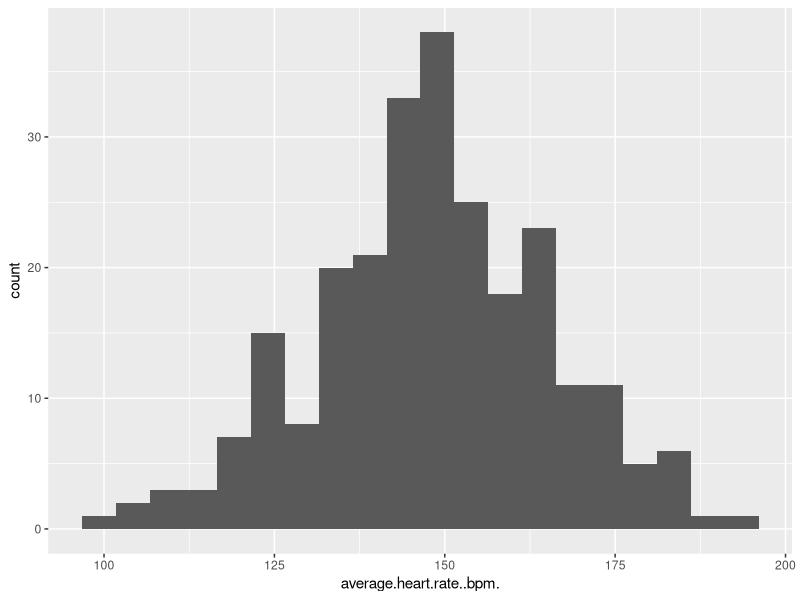
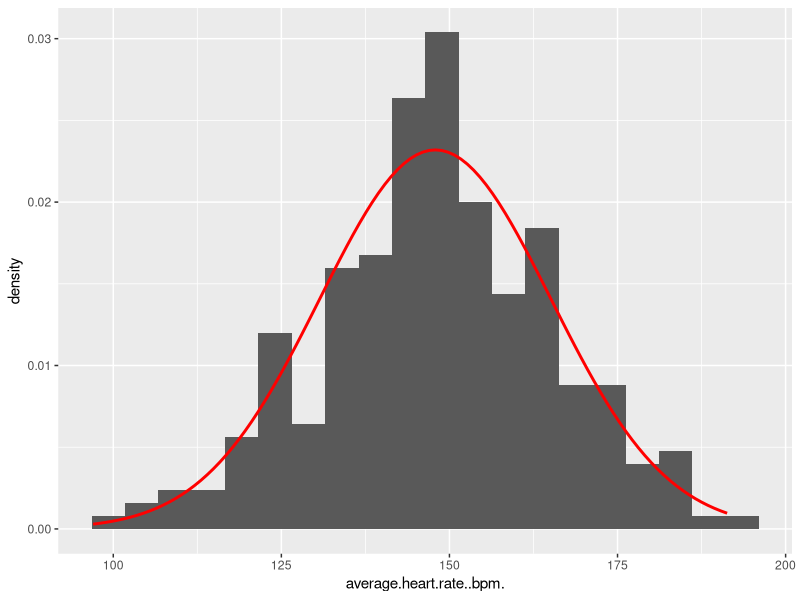
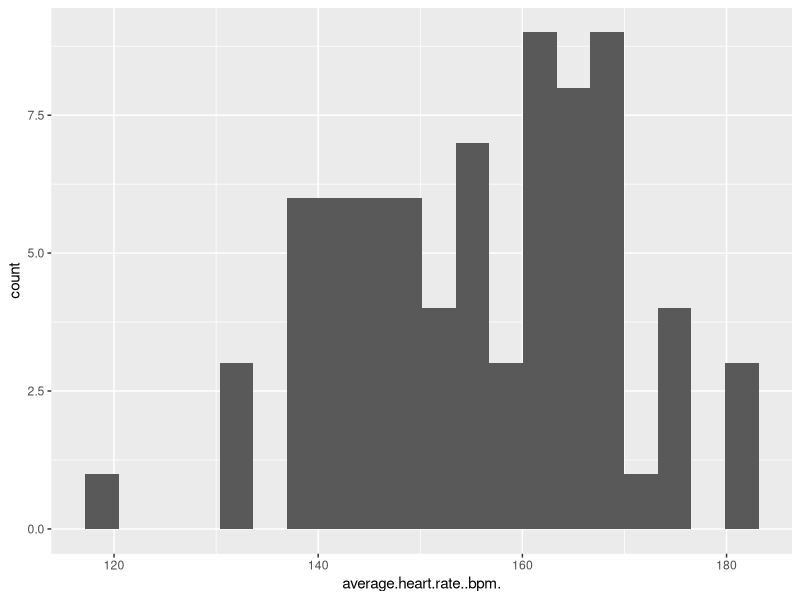
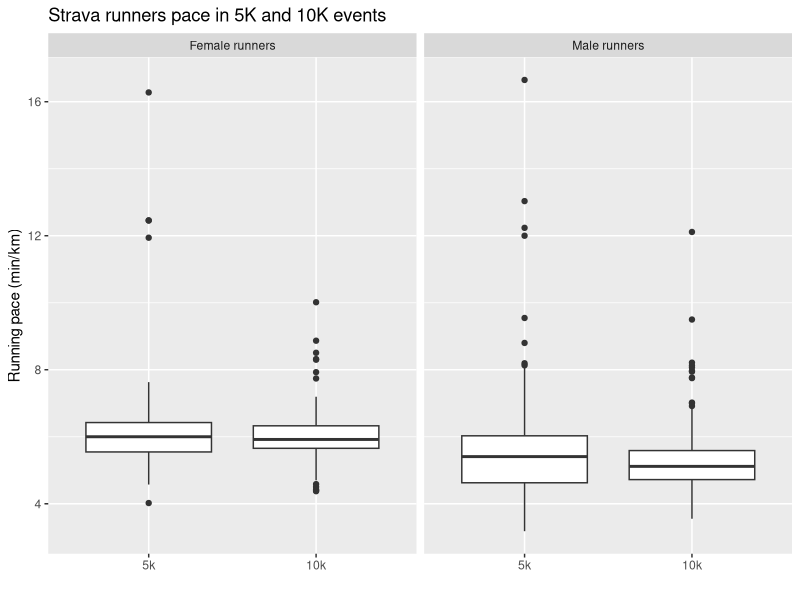
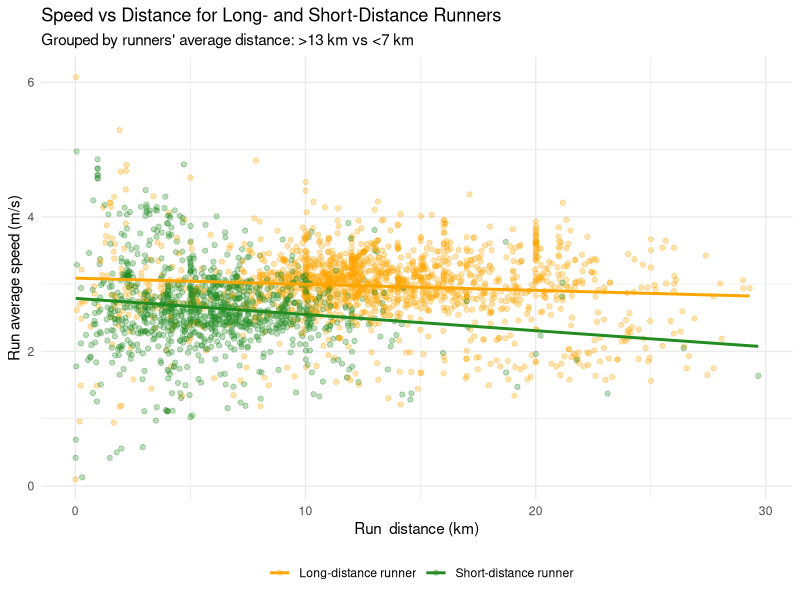

Here is the R script that generated these plots, in order:
## ---- chunk 1
knitr::opts_chunk$set(echo = TRUE)
library(tidyverse)
## ---- chunk 2
strava_runs <- read_csv("data/strava_runs.csv")
## ---- chunk 3
data_5k_10k <- strava_runs %>%
  mutate(
    event = case_when(
      distance..m. > 4998 & distance..m. < 5015  ~ "5k",
      distance..m. > 9998 & distance..m. < 10015 ~ "10k",
      TRUE ~ NA_character_
    )
  ) %>%
  filter(!is.na(event))
## ---- chunk 4
data_5k_10k %>% 
  filter(gender == "M") %>%
  filter(!is.na(average.heart.rate..bpm.)) %>%
  ggplot(aes(x = average.heart.rate..bpm.)) + 
  geom_histogram(bins = 20)
## ---- chunk 5
data_5k_10k %>%
  filter(gender == "M") %>%
  summarise(avg = mean(average.heart.rate..bpm., na.rm = TRUE),
            med = median(average.heart.rate..bpm., na.rm = TRUE),
            q25 = quantile(average.heart.rate..bpm., probs = 0.25, na.rm = TRUE),
            q75 = quantile(average.heart.rate..bpm., probs = 0.75, na.rm = TRUE),
            sd = sd(average.heart.rate..bpm., na.rm = TRUE),
            min = min(average.heart.rate..bpm., na.rm = TRUE), 
            max = max(average.heart.rate..bpm., na.rm = TRUE))
## ---- chunk 6
data_5k_10k %>% 
  filter(gender == "M") %>%
  filter(!is.na(average.heart.rate..bpm.)) %>%
  ggplot(aes(x = average.heart.rate..bpm.)) + 
  geom_histogram(aes(y = after_stat(density)),bins = 20)+
  stat_function(fun = dnorm,
                args = list(mean = 147.9, # using values estimated from summary
                            sd = 17.2),   # using values estimated from summary
                color = "red", linewidth = 1)
## ---- chunk 7
data_5k_10k %>% 
  filter(gender == "F") %>%
  filter(!is.na(average.heart.rate..bpm.)) %>%
  ggplot(aes(x = average.heart.rate..bpm.)) + 
  geom_histogram(bins = 20)
## ---- chunk 8
data_5k_10k %>%
  filter(gender == "F") %>%
  summarise(avg = mean(average.heart.rate..bpm., na.rm = TRUE),
            med = median(average.heart.rate..bpm., na.rm = TRUE),
            q25 = quantile(average.heart.rate..bpm., probs = 0.25, na.rm = TRUE),
            q75 = quantile(average.heart.rate..bpm., probs = 0.75, na.rm = TRUE),
            sd = sd(average.heart.rate..bpm., na.rm = TRUE),
            min = min(average.heart.rate..bpm., na.rm = TRUE), 
            max = max(average.heart.rate..bpm., na.rm = TRUE))
## ---- chunk 9
data_5k_10k %>% 
  filter(!is.na(gender)) %>%
  mutate(
    pace_minkm = elapsed.time..s./60/(distance..m./1000),
    gender = case_when(
     gender == "M" ~ "Male runners",
     gender == "F" ~ "Female runners"
   ),
   event = fct_relevel(event, "5k", "10k")
  ) %>%
  ggplot(aes(x = event, y = pace_minkm)) + 
  geom_boxplot() + 
  facet_wrap(~gender)+
  labs(
     x = "",
     y = "Running pace (min/km)",
     title = "Strava runners pace in 5K and 10K events"
  )
## ---- chunk 10
strava_runs <- strava_runs %>%
  mutate(distance_km = distance..m./1000,
         speed_ms = distance..m./elapsed.time..s.)

runs_long_vs_short <- strava_runs %>%
  group_by(athlete) %>%
  summarise(
    avg_dist = mean(distance_km, na.rm = TRUE)
  ) %>%
  mutate(
    long_runner = case_when(
      avg_dist > 13 ~ TRUE,
      avg_dist < 7  ~ FALSE,
      TRUE          ~ NA
    )
  ) %>%
  filter(!is.na(long_runner)) %>%
  select(athlete, long_runner) %>%
  left_join(strava_runs, by = "athlete")
## ---- chunk 11
runs_long_vs_short %>%
  mutate(
    runner = case_when(
      long_runner == TRUE ~ "Long-distance runner",
      long_runner == FALSE ~ "Short-distance runner")) %>%
  ggplot(mapping = aes(x = distance_km, 
                     y = speed_ms, 
                     colour = runner))+
  geom_point(alpha = 0.3) +
  geom_smooth(method = "lm", se = FALSE) + 
   scale_colour_manual(values = c(
     "Long-distance runner" = "orange",
     "Short-distance runner" = "forestgreen")) + 
   theme_minimal() + 
   theme(legend.position = "bottom") +
   labs(
     x = "Run  distance (km)",
     y = "Run average speed (m/s)",
     title = "Speed vs Distance for Long- and Short-Distance Runners",
     subtitle = "Grouped by runners' average distance: >13 km vs <7 km",
     colour = ""
   )
